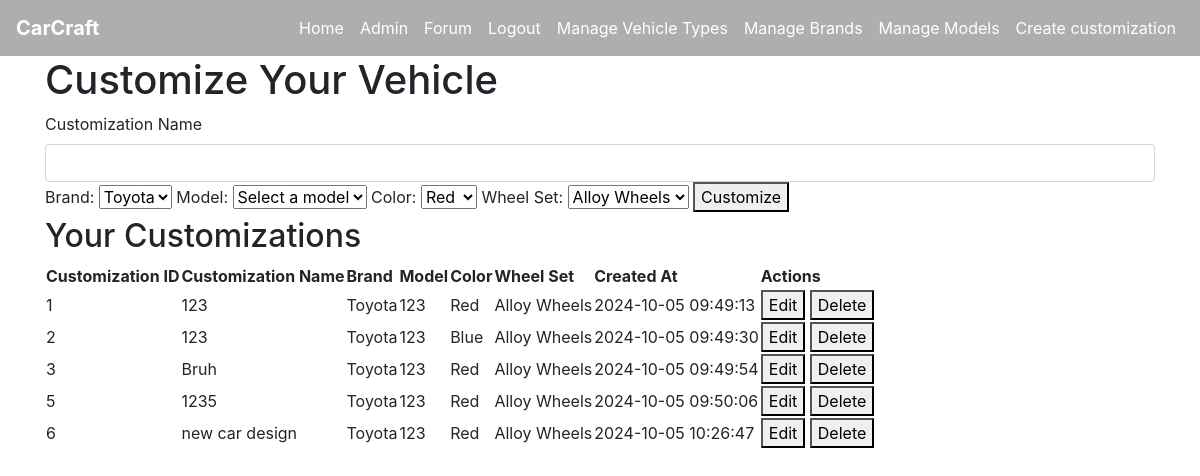
/customize (signed in), run on an earlier commit of the app's database.
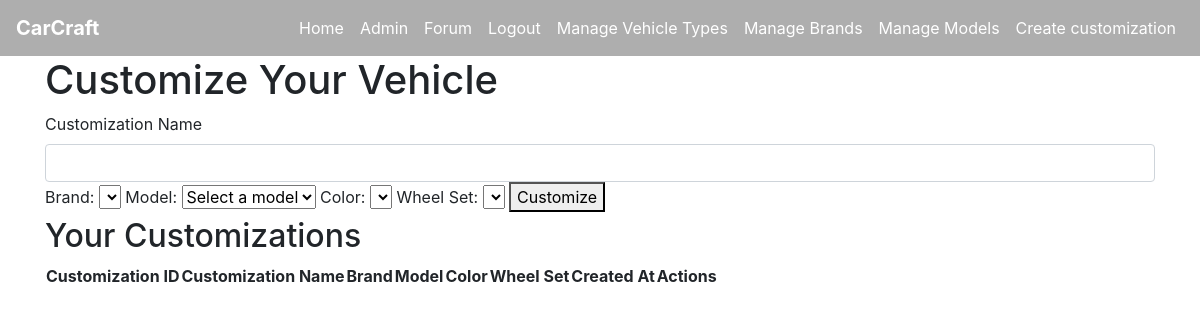
And on a later commit of the database.
### tables this page shows
CREATE TABLE customization (
    customization_id INTEGER PRIMARY KEY AUTOINCREMENT,
    customization_name VARCHAR(100) NOT NULL,
    user_id INTEGER NOT NULL,
    model_id INTEGER NOT NULL,
    color_id INTEGER NOT NULL,
    wheel_id INTEGER NOT NULL,
    created_at DATETIME DEFAULT CURRENT_TIMESTAMP,
    FOREIGN KEY (user_id) REFERENCES user(user_id),
    FOREIGN KEY (model_id) REFERENCES model(model_id),
    FOREIGN KEY (color_id) REFERENCES color(color_id),
    FOREIGN KEY (wheel_id) REFERENCES wheel_set(wheel_id)
);

CREATE TABLE brand (
    brand_id INTEGER PRIMARY KEY AUTOINCREMENT,
    name VARCHAR(20)
);

CREATE TABLE model (
    model_id INTEGER PRIMARY KEY AUTOINCREMENT,
    brand_id INTEGER NOT NULL,
    type_id INTEGER NOT NULL,
    name VARCHAR(100) NOT NULL,
    FOREIGN KEY (brand_id) REFERENCES brand(brand_id),
    FOREIGN KEY (type_id) REFERENCES vehicle_type(type_id)
);

CREATE TABLE color (
    color_id INTEGER PRIMARY KEY AUTOINCREMENT,
    name VARCHAR(50)
);

CREATE TABLE wheel_set (
    wheel_id INTEGER PRIMARY KEY AUTOINCREMENT,
    name VARCHAR(100),
    description TEXT
);

### app.py (the view, shortened to what this page needs)
@app.route('/customize', methods=['GET', 'POST'])
@login_required
def customize():
    db = get_db_connection()
    brands = db.execute('SELECT brand_id, name FROM brand').fetchall()
    colors = db.execute('SELECT color_id, name FROM color').fetchall()
    wheels = db.execute('SELECT wheel_id, name FROM wheel_set').fetchall()
    models = []
    if brands:
        default_brand_id = brands[0]['brand_id']
        models = db.execute('SELECT model_id, name FROM model WHERE brand_id = ?', (default_brand_id,)).fetchall()
    customizations = db.execute('''
        SELECT customization.customization_id, customization.customization_name, brand.name AS brand_name,
               model.name AS model_name, color.name AS color_name, wheel_set.name AS wheel_name,
               customization.created_at
        FROM customization
        JOIN model ON customization.model_id = model.model_id
        JOIN brand ON model.brand_id = brand.brand_id
        JOIN color ON customization.color_id = color.color_id
        JOIN wheel_set ON customization.wheel_id = wheel_set.wheel_id
        WHERE customization.user_id = ?
    ''', (current_user.id,)).fetchall()
    return render_template('customize.html', brands=brands, colors=colors, wheels=wheels, models=models, customizations=customizations)

### app.py (called while the page is built)
def get_db_connection():
    conn = sqlite3.connect(DATABASE)
    conn.row_factory = sqlite3.Row  # This enables column access by name: row['column_name']
    return conn

@login_manager.user_loader
def load_user(user_id):
    return User.get(user_id)

    @staticmethod
    def get(user_id):
        conn = get_db_connection()
        user_data = conn.execute('SELECT * FROM user WHERE user_id = ?', (user_id,)).fetchone()
        conn.close()
        if user_data:
            return User(
                user_id=user_data['user_id'],
                username=user_data['username'],
                email=user_data['email'],
                password_hash=user_data['password_hash'],
                admin=bool(user_data['admin'])
            )
        return None

### templates/customize.html (shortened to what this page needs)
{% extends 'base.html' %}
{% block content %}
<h1>Customize Your Vehicle</h1>
<form id="customization-form" method="POST" action="{{ url_for('customize') }}">
    <label for="customization_name">Customization Name</label>
    <input type="text" id="customization_name" name="customization_name" class="form-control" value="{{ customization.customization_name if customization else '' }}" required>
    <label for="brand_id">Brand:</label>
    <select name="brand_id" id="brand_id" onchange="loadModels()">
        {% for brand in brands %}
            <option value="{{ brand.brand_id }}">{{ brand.name }}</option>
        {% endfor %}
    </select>
    <label for="model_id">Model:</label>
    <select name="model_id" id="model_id" required>
        <option value="" disabled selected>Select a model</option>
    </select>
    <label for="color_id">Color:</label>
    <select name="color_id" id="color_id">
        {% for color in colors %}
            <option value="{{ color.color_id }}">{{ color.name }}</option>
        {% endfor %}
    </select>
    <label for="wheel_id">Wheel Set:</label>
    <select name="wheel_id" id="wheel_id">
        {% for wheel in wheels %}
            <option value="{{ wheel.wheel_id }}">{{ wheel.name }}</option>
        {% endfor %}
    </select>
    <button type="submit">Customize</button>
</form>
<h2>Your Customizations</h2>
<table>
    <thead>
        <tr>
            <th>Customization ID</th>
            <th>Customization Name</th>
            <th>Brand</th>
            <th>Model</th>
            <th>Color</th>
            <th>Wheel Set</th>
            <th>Created At</th>
            <th>Actions</th>
        </tr>
    </thead>
    <tbody>
        {% for customization in customizations %}
            <tr>
                <td>{{ customization.customization_id }}</td>
                <td>{{ customization.customization_name }}</td>
                <td>{{ customization.brand_name }}</td>
                <td>{{ customization.model_name }}</td>
                <td>{{ customization.color_name }}</td>
                <td>{{ customization.wheel_name }}</td>
                <td>{{ customization.created_at }}</td>
                <td>
                    <a href="{{ url_for('edit_customization', customization_id=customization.customization_id) }}">
                        <button>Edit</button>
                    </a>
                    <form method="POST" action="{{ url_for('customize') }}" style="display:inline;">
                        <button type="submit" onclick="return confirm('Are you sure you want to delete this customization?');">Delete</button>
                    </form>
                </td>
            </tr>
        {% endfor %}
    </tbody>
</table>
{% endblock %}

### templates/base.html (shortened to what this page needs)
<!DOCTYPE html>
<html lang="en">
<head>
    <link
      rel="stylesheet"
      href="https://stackpath.bootstrapcdn.com/bootstrap/4.4.1/css/bootstrap.min.css"
    />
    <link
      rel="stylesheet"
      href="https://stackpath.bootstrapcdn.com/font-awesome/4.7.0/css/font-awesome.min.css"
    />
    <link rel="stylesheet" href="{{ url_for('static', filename='css/style.css') }}">
</head>
<body>
    <nav class="navbar navbar-expand-lg">
        <a class="navbar-brand" href="{{ url_for('home') }}">CarCraft</a>
        <div class="collapse navbar-collapse" id="navbarNav">
            <ul class="navbar-nav">
                <li class="nav-item"><a class="nav-link" href="{{ url_for('home') }}">Home</a></li>
                {% if current_user.is_authenticated %}
                    {% if current_user.admin %}
                        <li class="nav-item"><a class="nav-link" href="{{ url_for('admin') }}">Admin</a></li>
                    {% endif %}
                    <li class="nav-item"><a class="nav-link" href="{{ url_for('forum') }}">Forum</a></li>
                    <li class="nav-item"><a class="nav-link" href="{{ url_for('logout') }}">Logout</a></li>
                    <li class="nav-item"><a class="nav-link" href="{{ url_for('vehicle_type') }}">Manage Vehicle Types</a></li>
                    <li class="nav-item"><a class="nav-link" href="{{ url_for('brand_type') }}">Manage Brands</a></li>
                    <li class="nav-item"><a class="nav-link" href="{{ url_for('models') }}">Manage Models</a></li>
                    <li class="nav-item"><a class="nav-link" href="{{ url_for('customize') }}">Create customization</a></li>
                {% else %}
                    <li class="nav-item"><a class="nav-link" href="{{ url_for('login') }}">Login</a></li>
                    <li class="nav-item"><a class="nav-link" href="{{ url_for('create_user') }}">Register</a></li>
                {% endif %}
            </ul>
        </div>
    </nav>
    <div class="container">
        {% block content %}{% endblock %}
    </div>
</body>
</html>

### static/css/style.css (style rules this page uses)
.navbar { position: relative; z-index: 10; }
.navbar { background-color: rgba(53, 53, 53, 0.4); }
.navbar-nav { margin-left: auto; }
.navbar { z-index: 1000; }
.navbar { padding: 0.5rem 1rem; }
.navbar-nav .nav-link { color: #ffffff; transition: color 0.3s ease; }
.navbar-brand { color: #ffffff; font-weight: bold; }

What changed in the data, as far as the page shows it:
removed customization: customization_id "1", customization_name "123", brand_name "Toyota", model_name "123", color_name "Red", wheel_name "Alloy Wheels", created_at "2024-10-05 09:49:13"
removed customization: customization_id "2", customization_name "123", brand_name "Toyota", model_name "123", color_name "Blue", wheel_name "Alloy Wheels", created_at "2024-10-05 09:49:30"
removed customization: customization_id "3", customization_name "Bruh", brand_name "Toyota", model_name "123", color_name "Red", wheel_name "Alloy Wheels", created_at "2024-10-05 09:49:54"
removed customization: customization_id "5", customization_name "1235", brand_name "Toyota", model_name "123", color_name "Red", wheel_name "Alloy Wheels", created_at "2024-10-05 09:50:06"
removed customization: customization_id "6", customization_name "new car design", brand_name "Toyota", model_name "123", color_name "Red", wheel_name "Alloy Wheels", created_at "2024-10-05 10:26:47"
Also different on the page:
form field brand_id: "Toyota" → (not shown)
form field color_id: "Red" → (not shown)
form field wheel_id: "Alloy Wheels" → (not shown)
